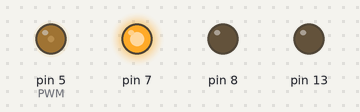
The sketch below on a simulated Arduino Uno, built with avr-gcc and run on an emulated ATmega328P. Shown: output pins drawn as LEDs (lit = HIGH).

Above: at 0.1 s.
Timing chart, 0 to 1.6 s (numbered marks = the images above):
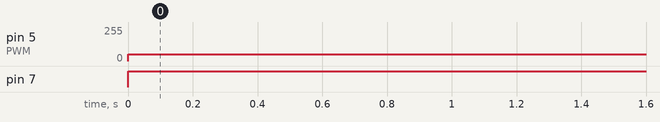

The sketch:

testdongco.ino
```cpp
void setup() {
 pinMode(5, OUTPUT);//PWM
 pinMode(7, OUTPUT);
 pinMode(8, OUTPUT);
pinMode(13, OUTPUT);
Serial.begin(9600);
}

void loop() {
// digitalWrite(13,0);
// delay(500);
// digitalWrite(13,1);
// delay(500);
digitalWrite(7,1);
digitalWrite(8,0);
analogWrite(5,50);
//inA-8  inB-7
}
```

Measured:
- by itself, pin 5 (PWM): 0/255 → 50/255 at 0.00 s
- by itself, pin 7: LOW → HIGH at 0.00 s
